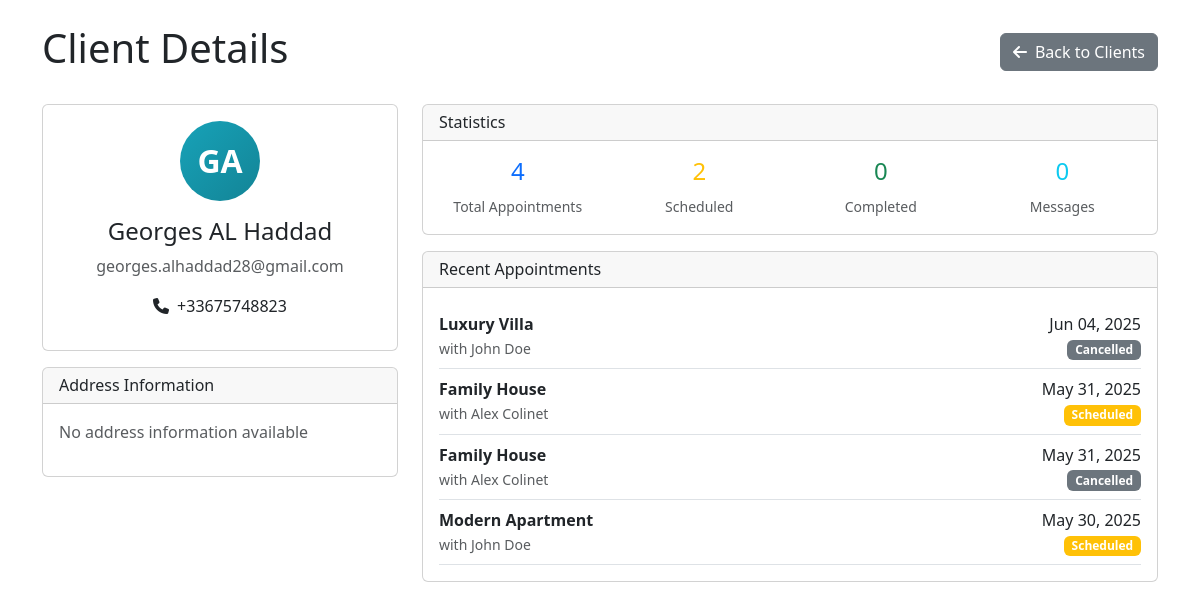
The page /src/admin/view_client.php?id=4 (signed in) on the database its author committed.
### tables this page shows
CREATE TABLE IF NOT EXISTS `clients` (
  `user_id` int NOT NULL,
  `address_line1` varchar(255) NOT NULL DEFAULT '',
  `address_line2` varchar(255) DEFAULT NULL,
  `city` varchar(100) NOT NULL DEFAULT '',
  `state` varchar(100) NOT NULL DEFAULT '',
  `postal_code` varchar(20) NOT NULL DEFAULT '',
  `country` varchar(100) NOT NULL DEFAULT 'France',
  `financial_info` json DEFAULT NULL,
  PRIMARY KEY (`user_id`)
);

CREATE TABLE IF NOT EXISTS `users` (
  `id` int NOT NULL AUTO_INCREMENT,
  `first_name` varchar(50) NOT NULL,
  `last_name` varchar(50) NOT NULL,
  `email` varchar(100) NOT NULL,
  `password_hash` varchar(255) NOT NULL,
  `role` enum('admin','client','agent') NOT NULL DEFAULT 'client',
  `phone` varchar(15) NOT NULL,
  `created_at` timestamp NULL DEFAULT CURRENT_TIMESTAMP,
  `updated_at` timestamp NULL DEFAULT CURRENT_TIMESTAMP ON UPDATE CURRENT_TIMESTAMP,
  PRIMARY KEY (`id`),
  UNIQUE KEY `email` (`email`)
);

CREATE TABLE IF NOT EXISTS `appointments` (
  `id` int NOT NULL AUTO_INCREMENT,
  `client_id` int NOT NULL,
  `agent_id` int NOT NULL,
  `property_id` int NOT NULL,
  `appointment_date` datetime NOT NULL,
  `status` enum('scheduled','completed','cancelled') DEFAULT 'scheduled',
  `location` varchar(255) NOT NULL,
  `created_at` timestamp NULL DEFAULT CURRENT_TIMESTAMP,
  `updated_at` timestamp NULL DEFAULT CURRENT_TIMESTAMP ON UPDATE CURRENT_TIMESTAMP,
  PRIMARY KEY (`id`),
  KEY `client_id` (`client_id`),
  KEY `agent_id` (`agent_id`),
  KEY `property_id` (`property_id`)
);

CREATE TABLE IF NOT EXISTS `properties` (
  `id` int NOT NULL AUTO_INCREMENT,
  `agent_id` int NOT NULL,
  `title` varchar(255) NOT NULL,
  `description` text NOT NULL,
  `images` json DEFAULT NULL,
  `price` decimal(12,2) NOT NULL,
  `property_type` enum('house','apartment','land','commercial','rental','auction') NOT NULL,
  `status` enum('available','pending','sold','rented','withdrawn') DEFAULT 'available',
  `address_line1` varchar(255) NOT NULL,
  `city` varchar(100) NOT NULL,
  `state` varchar(100) DEFAULT NULL,
  `postal_code` varchar(20) DEFAULT NULL,
  `country` varchar(100) DEFAULT 'France',
  `bedrooms` int DEFAULT '0',
  `bathrooms` int DEFAULT '0',
  `year_built` int DEFAULT '0',
  `living_area` int NOT NULL DEFAULT '0',
  `has_parking` tinyint(1) DEFAULT '0',
  `parking_spaces` int DEFAULT '0',
  `has_garden` tinyint(1) DEFAULT '0',
  `created_at` timestamp NULL DEFAULT CURRENT_TIMESTAMP,
  `updated_at` timestamp NULL DEFAULT CURRENT_TIMESTAMP ON UPDATE CURRENT_TIMESTAMP,
  PRIMARY KEY (`id`),
  KEY `agent_id` (`agent_id`)
);

### src/admin/view_client.php (the view, shortened to what this page needs)
<?php
$client_id = (int)($_GET['id'] ?? 0);
$database = Database::getInstance();
$db = $database->getConnection();
try {
    $query = "
        SELECT
            u.*,
            c.*,
            COUNT(DISTINCT a.id) as total_appointments,
            COUNT(DISTINCT CASE WHEN a.status = 'scheduled' THEN a.id END) as scheduled_appointments,
            COUNT(DISTINCT CASE WHEN a.status = 'completed' THEN a.id END) as completed_appointments,
            COUNT(DISTINCT m.id) as total_messages
        FROM users u
        LEFT JOIN clients c ON u.id = c.user_id
        LEFT JOIN appointments a ON u.id = a.client_id
        LEFT JOIN messages m ON u.id = m.sender_id
        WHERE u.id = :client_id AND u.role = 'client'
        GROUP BY u.id
    ";
    $stmt = $db->prepare($query);
    $stmt->execute(['client_id' => $client_id]);
    $client = $stmt->fetch(PDO::FETCH_ASSOC);
    $appointments_query = "
        SELECT a.*, p.title as property_title,
               CONCAT(agent.first_name, ' ', agent.last_name) as agent_name
        FROM appointments a
        JOIN properties p ON a.property_id = p.id
        JOIN users agent ON a.agent_id = agent.id
        WHERE a.client_id = :client_id
        ORDER BY a.appointment_date DESC
        LIMIT 10
    ";
    $appointments_stmt = $db->prepare($appointments_query);
    $appointments_stmt->execute(['client_id' => $client_id]);
    $appointments = $appointments_stmt->fetchAll(PDO::FETCH_ASSOC);
} catch (Exception $e) {
    error_log("View client error: " . $e->getMessage());
    redirect('manage_clients.php?error=Error loading client');
}
?>
<!DOCTYPE html>
<html lang="en">
<head>
    <link href="https://cdnjs.cloudflare.com/ajax/libs/bootstrap/5.3.0/css/bootstrap.min.css" rel="stylesheet">
    <link href="https://cdnjs.cloudflare.com/ajax/libs/font-awesome/6.4.0/css/all.min.css" rel="stylesheet">
</head>
<body>
    <div class="container mt-4">
        <div class="d-flex justify-content-between align-items-center mb-4">
            <h1>Client Details</h1>
            <a href="manage_clients.php" class="btn btn-secondary">
                <i class="fas fa-arrow-left me-2"></i>Back to Clients
            </a>
        </div>
        <div class="row">
            <div class="col-md-4">
                <div class="card">
                    <div class="card-body text-center">
                        <div class="client-avatar mx-auto mb-3" style="width: 80px; height: 80px; background: linear-gradient(135deg, #17a2b8 0%, #138496 100%); border-radius: 50%; display: flex; align-items: center; justify-content: center; color: white; font-weight: 700; font-size: 2rem;">
                            <?= strtoupper(substr($client['first_name'], 0, 1) . substr($client['last_name'], 0, 1)) ?>
                        </div>
                        <h4><?= htmlspecialchars($client['first_name'] . ' ' . $client['last_name']) ?></h4>
                        <p class="text-muted"><?= htmlspecialchars($client['email']) ?></p>
                        <?php if ($client['phone']): ?>
                            <p><i class="fas fa-phone me-2"></i><?= htmlspecialchars($client['phone']) ?></p>
                        <?php endif; ?>
                    </div>
                </div>
                <div class="card mt-3">
                    <div class="card-header">
                        <h6 class="mb-0">Address Information</h6>
                    </div>
                    <div class="card-body">
                        <?php if ($client['address_line1']): ?>
                            <p class="mb-1"><?= htmlspecialchars($client['address_line1']) ?></p>
                            <?php if ($client['address_line2']): ?>
                                <p class="mb-1"><?= htmlspecialchars($client['address_line2']) ?></p>
                            <?php endif; ?>
                            <p class="mb-1">
                                <?= htmlspecialchars($client['city']) ?>
                                <?= htmlspecialchars($client['postal_code']) ?>
                            </p>
                            <p class="mb-0"><?= htmlspecialchars($client['country']) ?></p>
                        <?php else: ?>
                            <p class="text-muted">No address information available</p>
                        <?php endif; ?>
                    </div>
                </div>
            </div>
            <div class="col-md-8">
                <div class="card">
                    <div class="card-header">
                        <h6 class="mb-0">Statistics</h6>
                    </div>
                    <div class="card-body">
                        <div class="row text-center">
                            <div class="col-3">
                                <h4 class="text-primary"><?= $client['total_appointments'] ?></h4>
                                <small class="text-muted">Total Appointments</small>
                            </div>
                            <div class="col-3">
                                <h4 class="text-warning"><?= $client['scheduled_appointments'] ?></h4>
                                <small class="text-muted">Scheduled</small>
                            </div>
                            <div class="col-3">
                                <h4 class="text-success"><?= $client['completed_appointments'] ?></h4>
                                <small class="text-muted">Completed</small>
                            </div>
                            <div class="col-3">
                                <h4 class="text-info"><?= $client['total_messages'] ?></h4>
                                <small class="text-muted">Messages</small>
                            </div>
                        </div>
                    </div>
                </div>
                <div class="card mt-3">
                    <div class="card-header">
                        <h6 class="mb-0">Recent Appointments</h6>
                    </div>
                    <div class="card-body">
                        <?php if (empty($appointments)): ?>
                            <p class="text-muted">No appointments found.</p>
                        <?php else: ?>
                            <?php foreach ($appointments as $appointment): ?>
                                <div class="d-flex justify-content-between align-items-center border-bottom py-2">
                                    <div>
                                        <strong><?= htmlspecialchars($appointment['property_title']) ?></strong><br>
                                        <small class="text-muted">with <?= htmlspecialchars($appointment['agent_name']) ?></small>
                                    </div>
                                    <div class="text-end">
                                        <div><?= date('M d, Y', strtotime($appointment['appointment_date'])) ?></div>
                                        <small class="badge bg-<?= $appointment['status'] === 'scheduled' ? 'warning' : ($appointment['status'] === 'completed' ? 'success' : 'secondary') ?>">
                                            <?= ucfirst($appointment['status']) ?>
                                        </small>
                                    </div>
                                </div>
                            <?php endforeach; ?>
                        <?php endif; ?>
                    </div>
                </div>
            </div>
        </div>
    </div>
</body>
</html>

### rows shown on the page
clients: user_id.last_name "GA", user_id.last_name "Georges AL Haddad", user_id.email "georges.alhaddad28@gmail.com", user_id.phone "+33675748823"
appointments: property.title "Luxury Villa", agent_name "John Doe", appointment_date "Jun 04, 2025", status "Cancelled"
appointments: property.title "Family House", agent_name "Alex Colinet", appointment_date "May 31, 2025", status "Scheduled"
appointments: property.title "Family House", agent_name "Alex Colinet", appointment_date "May 31, 2025", status "Cancelled"
appointments: property.title "Modern Apartment", agent_name "John Doe", appointment_date "May 30, 2025", status "Scheduled"

### other values the page prints
$client['total_appointments'] "4"
$client['scheduled_appointments'] "2"
$client['completed_appointments'] "0"
$client['total_messages'] "0"
